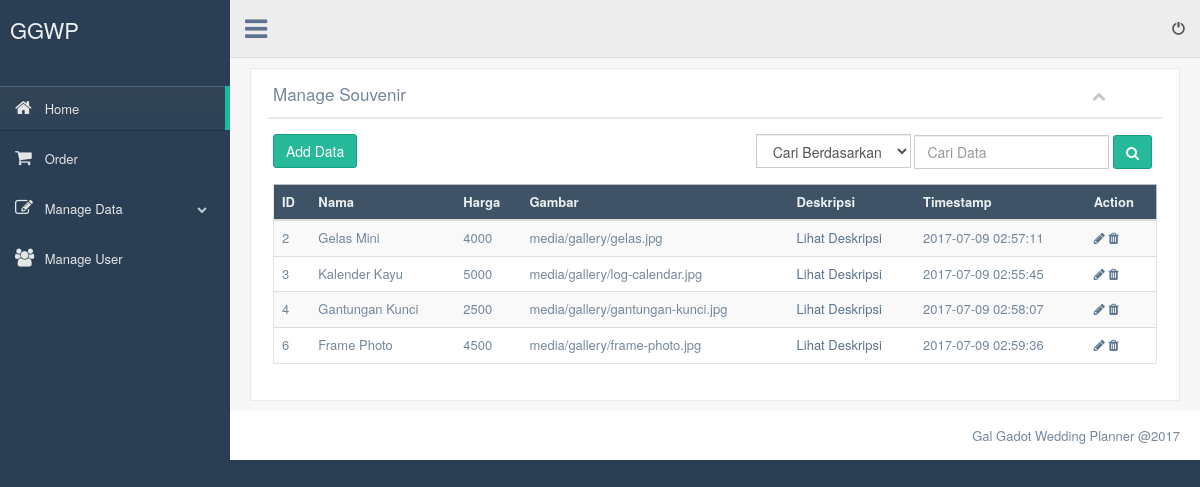
Before: /admin/index.php?menu=souvenir (signed in) with the older database file.
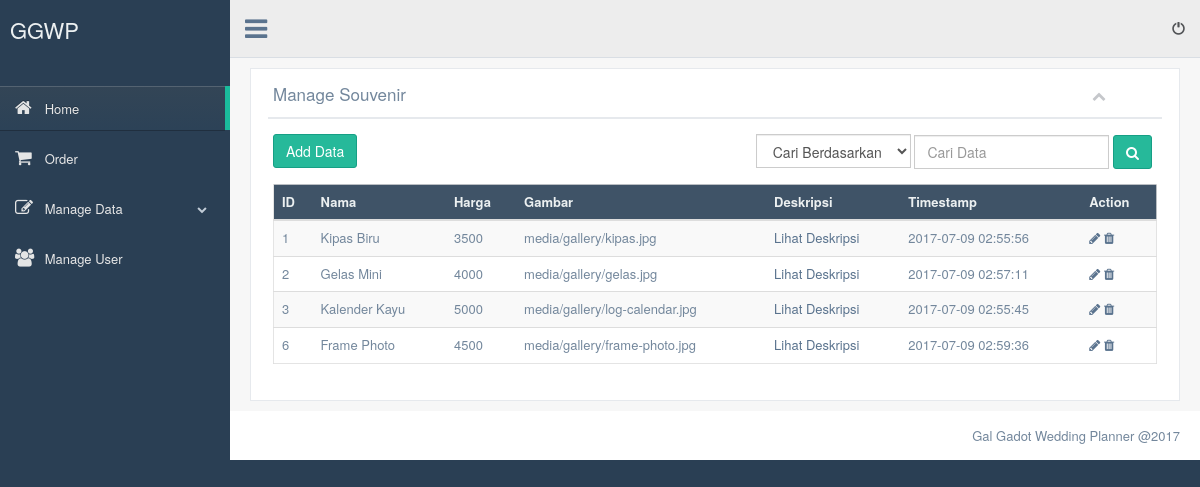
After: the same page with the newer database file.
### tables this page shows
CREATE TABLE `souvenir` (
  `id` int(11) NOT NULL,
  `name` varchar(255) NOT NULL,
  `price` int(11) NOT NULL,
  `image` varchar(255) NOT NULL,
  `description` text NOT NULL,
  `create_date` timestamp NOT NULL DEFAULT CURRENT_TIMESTAMP ON UPDATE CURRENT_TIMESTAMP
);

### admin/souvenir.php (the view, shortened to what this page needs)
<div class="row">
  <div class="col-md-12 col-sm-12 col-xs-12">
    <div class="x_panel">
      <div class="x_title">
        <h2>Manage Souvenir</h2>
        <ul class="nav navbar-right panel_toolbox">
          <li><a class="collapse-link"><i class="fa fa-chevron-up"></i></a></li>
        </ul>
        <div class="clearfix"></div>
      </div>
      <div class="x_content">
        <div class="row">
          <div class="col-md-3 col-xs-12">
            <p><a href="#" class="btn btn-success" data-target="#ModalAdd" data-toggle="modal">Add Data</a></p>
          </div>
          <div class="col-md-9 col-xs-12">
            <form action="pencarian.php" name="modal_popup" enctype="multipart/form-data" method="POST">
              <ul class="searchtool">
              <li>
                <select name="searchby" class="form-control">
                  <option value="-">Cari Berdasarkan</option>
                </select>
              </li>
              <li>
                <input type="text" name="search"  class="form-control" placeholder="Cari Data" required/>
              </li>
              <li>
                <button class="btn btn-success" type="submit">
                    <i class="fa fa-search" aria-hidden="true"></i>
                </button>
              </li>
              </ul>
            </form>
          </div>
        </div>
        <div class="table-responsive">
          <table class="table table-striped jambo_table bulk_action">
            <thead>
              <tr class="headings">
                <th class="column-title">ID</th>
                <th class="column-title">Nama</th>
                <th class="column-title">Harga</th>
                <th class="column-title">Gambar</th>
                <th class="column-title">Deskripsi</th>
                <th class="column-title">Timestamp</th>
                <th class="column-title no-link last"><span class="nobr">Action</span></th>
              </tr>
            </thead>
            <tbody>
              <?php
                include "koneksi.php";
                $tbname="souvenir";
                $modal=mysqli_query($connection, "SELECT * FROM $tbname");
                while($r=mysqli_fetch_array($modal)){
              ?>
                <tr class="even pointer">
                    <td><?php echo $r['id']; ?></td>
                    <td><?php echo $r['name']; ?></td>
                    <td><?php echo $r['price']; ?></td>
                    <td><?php echo $r['image']; ?></td>
                    <td><a href="#" data-target="#ModalDesc<?php echo $r['id']; ?>" data-toggle="modal">Lihat Deskripsi</a></td>
                    <td><?php echo $r['create_date']; ?></td>
                    <td>
                       <a href="#" class='open_modal' id='<?php echo $r['id']; ?>' tbname="<?php echo $tbname; ?>"><i class="fa fa-pencil"></i></a>
                       <a href="#" onclick="confirm_modal('delete_data.php?id=<?php echo $r['id']; ?>&amp;tbname=<?php echo $tbname; ?>');"><i class="fa fa-trash"></i></a>
                    </td>
                </tr>
              <?php } ?>
        </tbody>
        </table>
        </div>
      </div>
    </div>
  </div>
</div>

Changed rows visible on the page:
removed souvenir: id "4", name "Gantungan Kunci", price "2500", image "media/gallery/gantungan-kunci.jpg", create_date "2017-07-09 02:58:07"
added souvenir: id "1", name "Kipas Biru", price "3500", image "media/gallery/kipas.jpg", create_date "2017-07-09 02:55:56"
